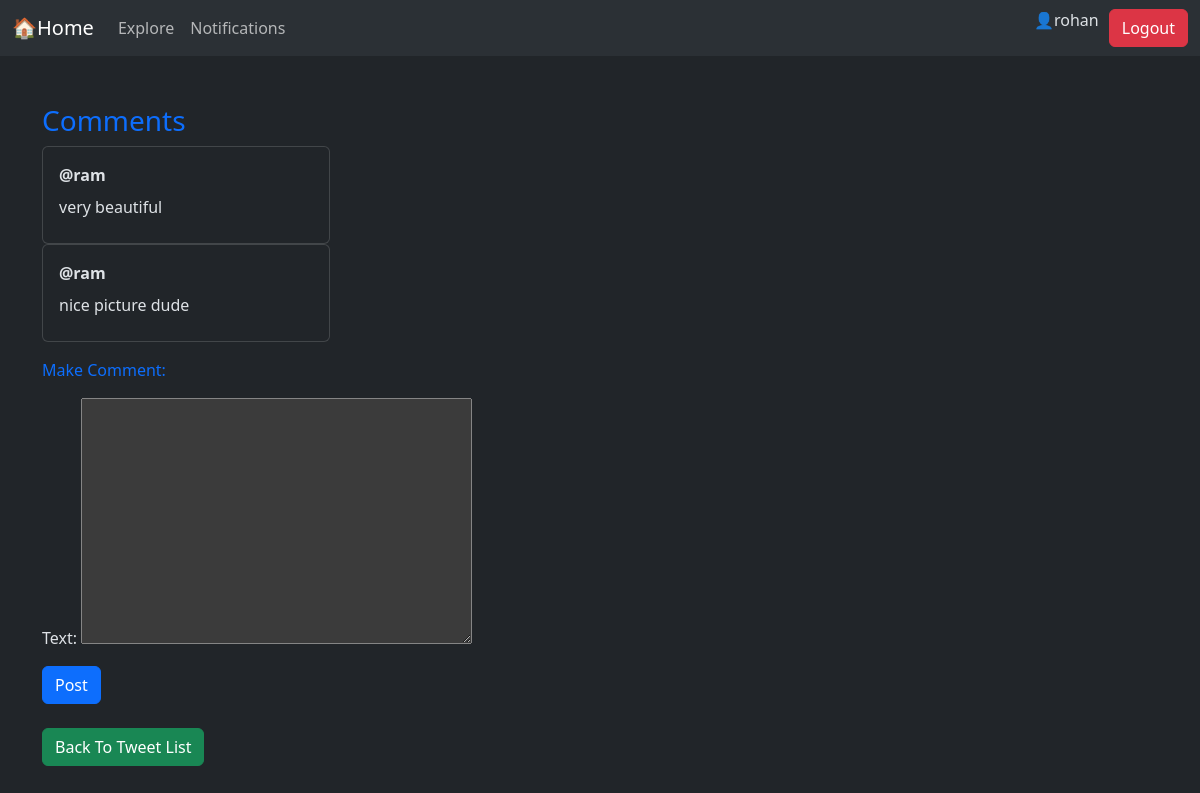
The app's page /11/comments/ (signed in) with its own data.
### tweet/models.py (models this page shows, shortened)
class Comments(models.Model):
    user=models.ForeignKey(User, on_delete=models.CASCADE, related_name='comments')
    tweet=models.ForeignKey(Tweet, on_delete=models.CASCADE, related_name='comments')
    text= models.TextField(max_length=200)
    created_at=models.DateTimeField(auto_now_add=True)

### tweet/views.py (the view)
# urls.py: path('<int:tweet_id>/comments/', views.comments_view, name='comments_view'),
def comments_view(request, tweet_id):
    tweet= get_object_or_404(Tweet, pk=tweet_id)
    comments= tweet.comments.all()# comments is a reverse manaager generated by Django because of the foreign key relationship.
    form= CommentsForm()
    return render(request, 'comments.html', {'tweet': tweet, 'comments': comments, 'form': form})

### tweet/forms.py
class CommentsForm(forms.ModelForm):
    class Meta:
        model=Comments
        fields=['text']

### tweet/templates/comments.html (shortened to what this page needs)
{% extends "base.html" %}
{% block content %}
<h3 class="text text-primary mt-5">Comments</h3>
{% if comments %}
 {% for comment in comments %}
<div class="card" style="width: 18rem;">
  <div class="card-body mb-2">
    <strong>@{{comment.user.username}}</strong>
    <p class="card-text mt-2">{{comment.text}}</p>
  </div>
</div>
{% endfor %}
 {% endif %}
<form method="post" enctype="multipart/form-data" name="comment_form"
 action="{% url 'make_comment' tweet.id %}">
    <label class="form-label mt-3 mb-3 text text-primary" for="">Make Comment:</label>{{form.as_p}}
    <button class="btn btn-primary" type="submit">Post</button>
</form>
<a href="{% url 'tweet_list' %}" class="btn btn-success mt-4">Back To Tweet List</a>
{% endblock  %}

### templates/base.html (shortened to what this page needs)
{% load static %}
<!DOCTYPE html>
<html lang="en" data-bs-theme="dark">
<head>
    <link href="https://cdn.jsdelivr.net/npm/bootstrap@5.3.8/dist/css/bootstrap.min.css"
        rel="stylesheet"
>
</head>
<body>
    <nav class="navbar navbar-expand-lg bg-body-tertiary">
  <div class="container-fluid">
    <a class="navbar-brand" href="{% url 'tweet_list' %}">🏠Home</a>
    <div class="collapse navbar-collapse" id="navbarSupportedContent">
      <ul class="navbar-nav me-auto mb-2 mb-lg-0">
        <li class="nav-item">
          <a class="nav-link" href="#">Explore</a>
        </li>
        <li class="nav-item">
          <a class="nav-link" href="#">
            Notifications
          </a>
        </li>
      </ul>
       {% if user.is_authenticated %}
        <p>👤{{user.username}}</p>
        <form action="{% url 'logout' %}" method="post">
        <button class="btn btn-danger" type="submit" style="margin-left: 10px;">Logout</button>
      </form>
      {% else %}
      <a href="{% url 'register' %}" class="btn btn-success" style="margin-left: 10px;">Register</a>
      <a href="{% url 'login' %}" class="btn btn-primary" style="margin-left: 10px;">Login</a>
      {% endif %}
    </div>
  </div>
</nav>
  <div class="container">
        {% block content %}{% endblock %}
    </div>
</body>
</html>

### records on screen
Comments: user.username "ram", text "very beautiful"
Comments: user.username "ram", text "nice picture dude"

### other values on screen
{{ user.username }} "rohan"
